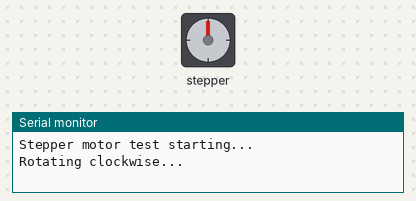
This sketch was run on a simulated Arduino Uno, built with avr-gcc and run on an emulated ATmega328P. On the bench: stepper motor, the last lines printed to the serial monitor. Stepper angles assume 2048 steps per turn.

Above: at 0.05 s.
At 3.05 s:
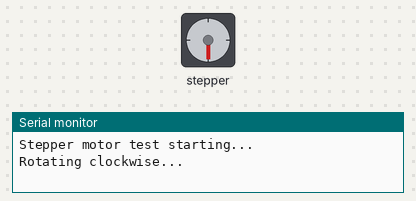
At 6.05 s:
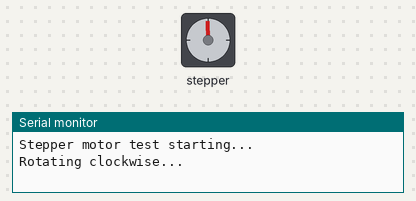
At 12.75 s:
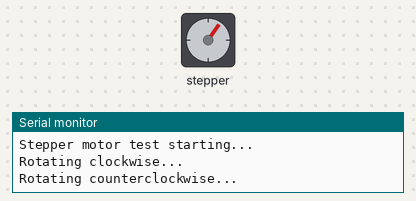
Timing chart, 0 to 18.3 s (numbered marks = the images above):
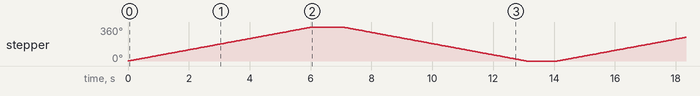

Measured:
- by itself, stepper: turns 360° clockwise in 6.0 s, then 360° counter-clockwise in 6.0 s, repeating every 14.1 s

The sketch:

ULN2003_Stepper_Test.ino
```cpp
/*
  Stepper Motor Test using ULN2003 Driver and 28BYJ-48 Motor
  ----------------------------------------------------------
  This Arduino sketch tests the 28BYJ-48 stepper motor using the ULN2003 driver board.
  It rotates the motor one full revolution clockwise and then one full revolution counterclockwise.

  ** TESTED & WORKING **

  Features:
  - Simple test of motor rotation in both directions
  - Adjustable speed via `setSpeed()`
  - Uses built-in Arduino Stepper library

  Hardware Requirements:
  - Arduino board (Uno, Nano, etc.)
  - 28BYJ-48 Stepper Motor
  - ULN2003 Stepper Driver Board
  - Jumper wires and 5V power supply

  Library Requirements:
  - Stepper (included with Arduino IDE)


          PIN CONNECTION

+----------------+--------------------+
| ULN2003 IN Pin | Connects To Nano   |
+----------------+--------------------+
| IN1            | D8                 |
| IN2            | D9                 |
| IN3            | D10                |
| IN4            | D11                |
| VCC            | 5V*                |  * Try to Connect Vcc of ULN2003 Directly to 5v Power Supply For Enough Current
| GND            | GND                |
+----------------+--------------------+

Author - FAIZUL
DATE   - 21 JUNE 2025
*/

#include <Stepper.h>

// Define number of steps per full revolution (for 28BYJ-48 with gearbox)
const int stepsPerRevolution = 2048;  // 2048 steps ≈ 1 full rotation

// Create Stepper object using IN1-IN4 pins connected to ULN2003
Stepper myStepper(stepsPerRevolution, 8, 10, 9, 11);

void setup() {
  // Set motor speed in RPM
  myStepper.setSpeed(10);  // Try 5–15 for smooth operation

  // Start serial monitor (optional for debug)
  Serial.begin(9600);
  Serial.println("Stepper motor test starting...");
}

void loop() {
  Serial.println("Rotating clockwise...");
  myStepper.step(stepsPerRevolution);  // One full revolution clockwise
  delay(1000);

  Serial.println("Rotating counterclockwise...");
  myStepper.step(-stepsPerRevolution); // One full revolution counterclockwise
  delay(1000);
}
```
